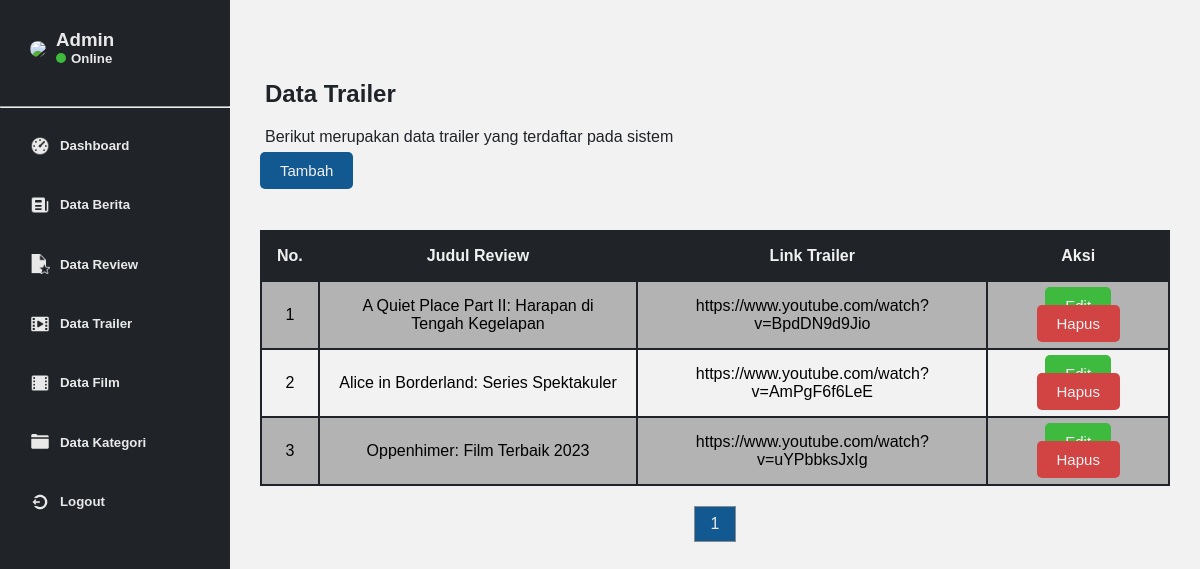
The app's page /admin/data-trailer.php (signed in), older data.
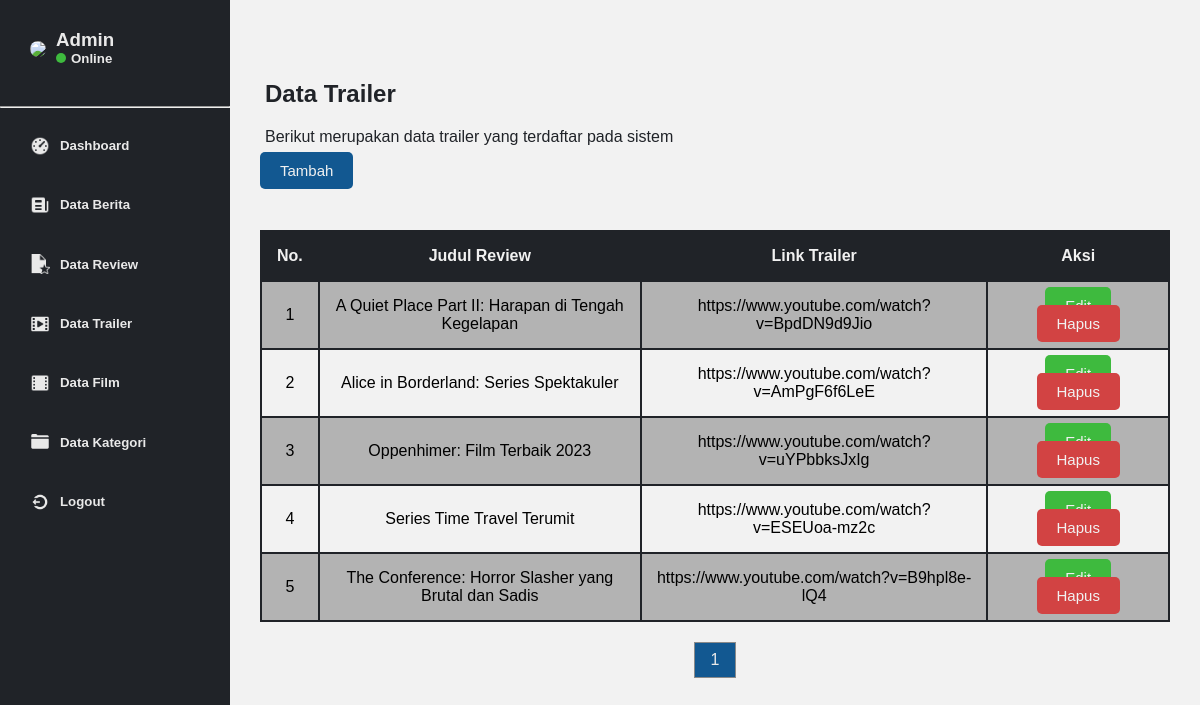
The same page, newer data.
### tables this page shows
CREATE TABLE `trailer` (
  `id_trailer` int(10) NOT NULL,
  `link` varchar(100) NOT NULL,
  `id_review` int(10) NOT NULL
);

CREATE TABLE `review` (
  `id_review` int(10) NOT NULL,
  `judul_review` varchar(100) NOT NULL,
  `isi_review` text NOT NULL,
  `rating` int(10) NOT NULL,
  `id_film` int(10) NOT NULL,
  `id_user` int(10) NOT NULL,
  `tgl_upload` datetime NOT NULL
);

### admin/data-trailer.php (the view, shortened to what this page needs)
<!DOCTYPE html>
<html>
  <head>
    <link rel="stylesheet" href="../css/admin.css">
  </head>
  <body>
  <?php include 'sidebar.php'; ?>
    <section class="container">
      <h1>Data Trailer</h1>
      <p>Berikut merupakan data trailer yang terdaftar pada sistem</p>
      <a href="form-data-trailer.php" class="btn btn-tambah">Tambah</a>
      <div class="film">
        <div style="overflow-x: auto;">
            <table>
                <tr>
                    <th>No.</th>
                    <th>Judul Review</th>
                    <th>Link Trailer</th>
                    <th class="btn-aksi">Aksi</th>
                </tr>
                <?php
                    include '../config/koneksi.php';
                    $per_page = 5;
                    $page = isset($_GET['page']) ? $_GET['page'] : 1;
                    $start = ($page - 1) * $per_page;
                    $total_pages_query = mysqli_query($conn, "SELECT COUNT(*) as total FROM trailer;");
                    $total_pages = mysqli_fetch_array($total_pages_query)['total'];
                    $number_of_pages = ceil($total_pages / $per_page);
                    $i = $start + 1;
                    $query = mysqli_query($conn, "SELECT trailer.*, review.id_review, review.judul_review
                      FROM trailer
                      INNER JOIN review on trailer.id_review = review.id_review
                      ORDER BY review.judul_review
                      LIMIT $start, $per_page
                    ");
                    while($fetch = mysqli_fetch_array($query)){
                ?>
                <tr>
                    <td><?php echo $i++; ?></td>
                    <td><?php echo $fetch['judul_review']; ?></td>
                    <td><?php echo $fetch['link']; ?></td>
                    <td>
                        <a href="form-data-trailer.php?edit=<?php echo $fetch['id_trailer']; ?>" class="btn btn-edit">Edit</a>
                        <a href="proses.php?hapusTrailer=<?php echo $fetch['id_trailer']; ?>" onClick="return confirm('Apakah yakin ingin menghapus data ini?')" class="btn btn-hapus">Hapus</a>
                    </td>
                </tr>
                <?php
                    }
                ?>
            </table>
            <div class="pagination">
              <?php
                for ($i = 1; $i <= $number_of_pages; $i++) {
                  echo "<a href='?page=$i' ";
                  if ($page == $i) {
                    echo "class='active'";
                  }
                  echo ">$i</a>";
                }
              ?>
            </div>
        </div>
      </div>
    </section>
  </body>
</html>

Row changes from the older to the newer data that the page shows:
added trailer: id_review.judul_review "Series Time Travel Terumit", link "https://www.youtube.com/watch?v=ESEUoa-mz2c"
added trailer: id_review.judul_review "The Conference: Horror Slasher yang Brutal dan Sadis", link "https://www.youtube.com/watch?v=B9hpl8e-lQ4"
